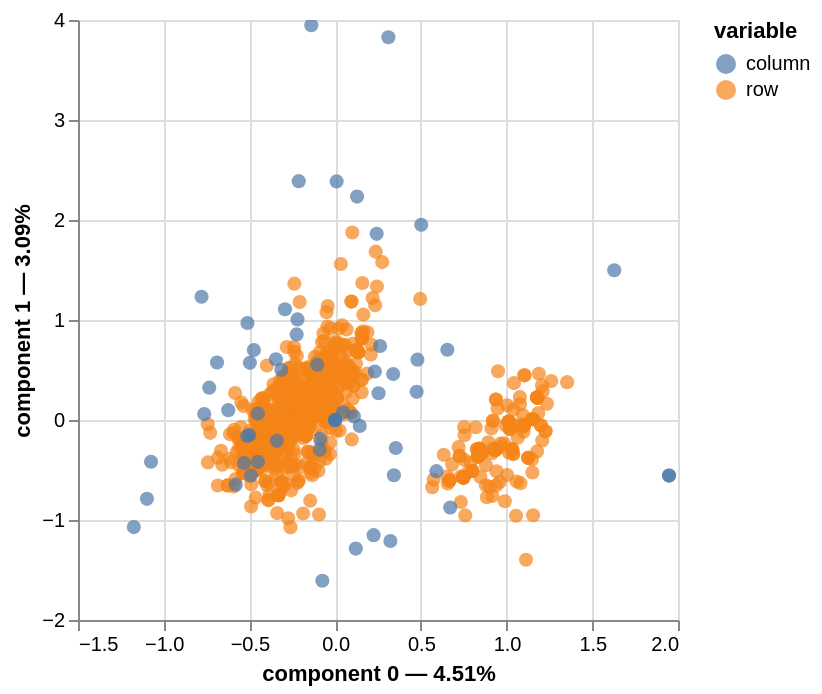

Notebook source saved alongside this figure:
### Code cell
famd.plot(
    df_reduced.head(1000),
    x_component=0,
    y_component=1,
    show_column_markers=True,
    show_row_markers=True,
    show_column_labels=False,
    show_row_labels=False
)
